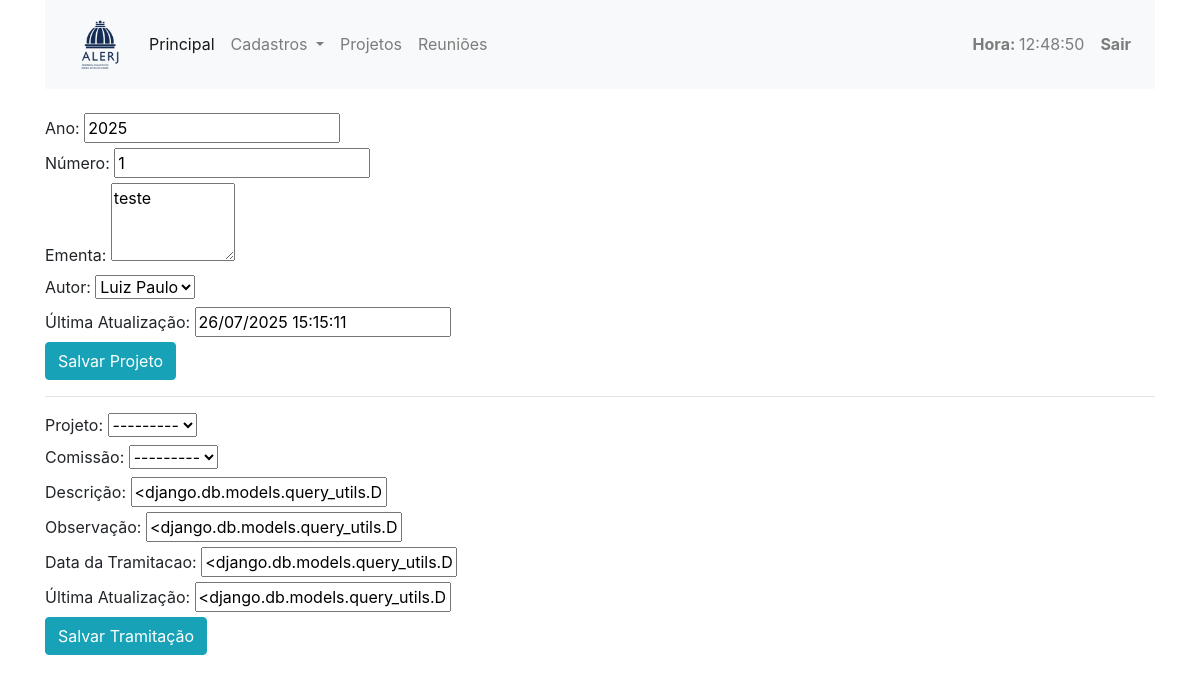
Page /cadastro/projetotramitacoes/1 (signed in) on the committed database.
### cadastro/models.py (models this page shows)
class Projeto(models.Model):
    PERGUNTA_CHOICES = (
        ("S", "Sim"),
        ("N", "Não"),
    )
    ano = models.IntegerField(null=False, blank=False)
    numero = models.IntegerField(null=False, blank=False)
    ementa = models.CharField(max_length=2000)
    autor = models.ForeignKey(Deputado, on_delete=models.PROTECT, related_name='autor_projeto', default=None)
    relator = models.ForeignKey(Deputado, on_delete=models.PROTECT, related_name='relator_projeto', default=None, blank=True, null=True)
    observacao = models.CharField(max_length=2000, default=None, null=True)
    tem_parecer = models.BooleanField(default=False, null=True)
    reuniao = models.IntegerField(default=None, null=True)
    esta_na_comissao = models.CharField(choices=PERGUNTA_CHOICES, max_length=1, default="N", null=True)
    parecer_notes = models.CharField(choices=PERGUNTA_CHOICES, max_length=1, default="N", null=True)
    numero_lei = models.CharField(max_length=50, blank=None, null=True)
    data_atualizacao = models.DateTimeField('Data Atualização', default=timezone.now)
    class Meta:
        ordering = ['-ano', '-numero']
        unique_together = ('ano', 'numero',)
    def __str__(self):
        return str(self.numero) + "/" + str(self.ano)

### cadastro/views.py (the view)
# urls.py: path('projetotramitacoes/<int:pk>', views.ProjetoTramitacoes, name='projeto_tramitacoes'),  # EDITA
@login_required()
def ProjetoTramitacoes(request, pk):
    projeto = Projeto.objects.get(pk=pk)
    form_proj = ProjetoForm(instance=projeto)
    tramitacao = Tramitacao
    form_tram = TramitacaoForm(instance=tramitacao)
    return render(request, 'cadastro/projeto/projeto_tramitacoes.html', {'form1': form_proj, 'form2': form_tram})

### cadastro/forms.py
class ProjetoForm(forms.ModelForm):
  class Meta:
    model = Projeto
    fields = ["ano", "numero", "ementa", "ementa", "autor", "data_atualizacao",]
    labels = {"ano": "Ano", "numero": "Número", "ementa": "Ementa", "autor": "Autor", "data_atualizacao": "Última Atualização",}
    widgets = {
        'ementa': forms.Textarea(attrs={"rows":3, "cols":10}),
    }

class TramitacaoForm(forms.ModelForm):
  class Meta:
    model = Tramitacao
    fields = ["projeto", "comissao", "descricao", "observacao", "data_tramitacao", "data_atualizacao",]
    labels = {"projeto": "Projeto", "comissao" : "Comissão", "descricao": "Descrição", "observacao": "Observação", "data_tramitacao": "Data da Tramitacao", "data_atualizacao": "Última Atualização",}

### cadastro/models.py (called while the page is built)
    def __str__(self):
        return self.nome

### cadastro/templatetags/tempo_atual.py (called while the page is built)
@register.simple_tag
def tempo_atual():
    return datetime.datetime.now().strftime('%H:%M:%S')

### cadastro/templates/cadastro/projeto/projeto_tramitacoes.html (shortened to what this page needs)
{% extends "cadastro/_layouts/base.html" %}
{% load widget_tweaks %}
{% block conteudo %}
<form action="" method="post">
    {{ form1 }}
    <input type="submit" class="btn btn-info" value="Salvar Projeto">
</form>
<hr>
<form action="" method="post">
    {{ form2 }}
    <input type="submit" class="btn btn-info" value="Salvar Tramitação">
</form>
{% endblock %}

### rows in the picture
Projeto: ano "2025", numero "1", ementa "teste", autor "Luiz Paulo", data_atualizacao "26/07/2025 15:15:11"
